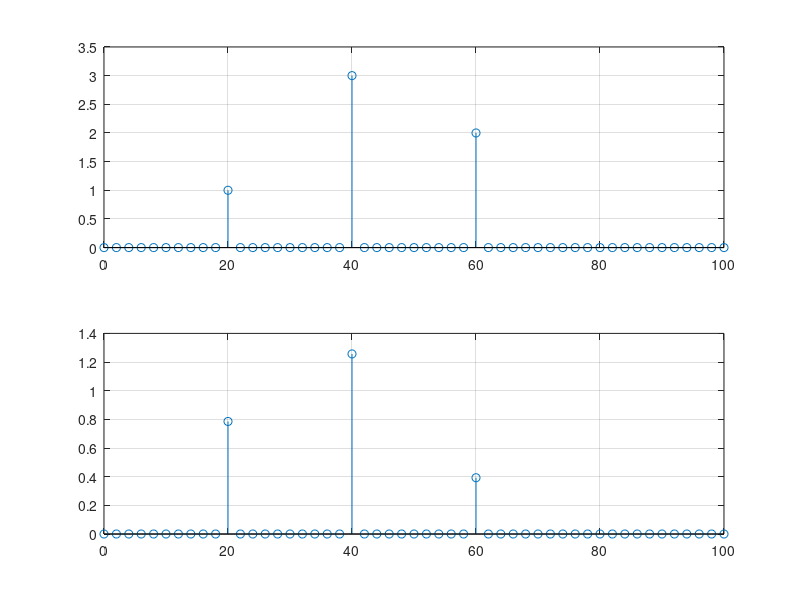

The MATLAB source for this figure:
fs = 200;               
Ts = 1/fs;              
n = 0:99;               
N = length(n);

x1 = cos(2*pi*20*n*Ts + pi/4) + ...
     3*cos(2*pi*40*n*Ts + 2*pi/5) + ...
     2*cos(2*pi*60*n*Ts + pi/8);

X = fft(x1);

half_N = floor(N/2) + 1;
X_half = X(1:half_N);
freq = (0:half_N-1) * fs / N; 

figure;
subplot(2,1,1);
stem(freq, abs(X_half)/N * 2); 
grid on;

subplot(2,1,2);
fase = angle(X_half);
fase(abs(X_half) < 1e-5) = 0; 
stem(freq, fase);
grid on;
